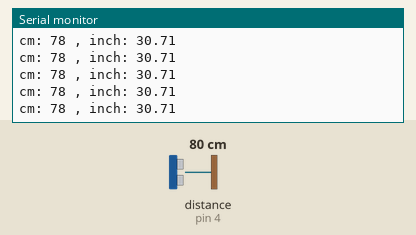
Bench run of a sketch on a simulated Arduino Uno, built with avr-gcc and run on an emulated ATmega328P. Parts: the last lines printed to the serial monitor. Wiring (inferred from the names in the program): ultrasonic range finder: trigger pin 2; echo pin 4. The test bench sets the inputs (shaded band); at power-on: distance to the obstacle (sensor on pin 4) 80 cm. The echo pulse lasts 58.3 µs per cm.

Above: at 1.2 s.
1.3 s: distance to the obstacle (sensor on pin 4) set to 2 cm
At 2.3 s:
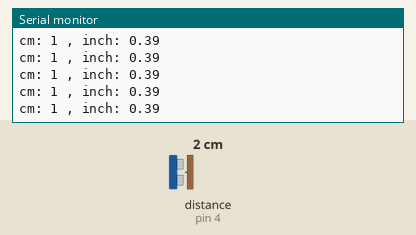
4.3 s: distance to the obstacle (sensor on pin 4) set to 18 cm
At 5.3 s:
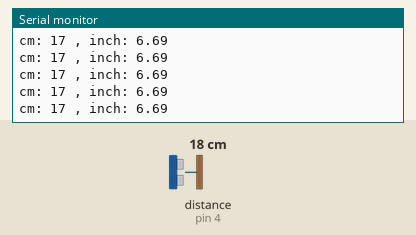
7.3 s: distance to the obstacle (sensor on pin 4) set to 35 cm
At 8.2 s:
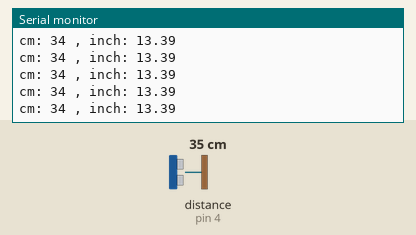
10.3 s: distance to the obstacle (sensor on pin 4) set to 4 cm
At 11.4 s:
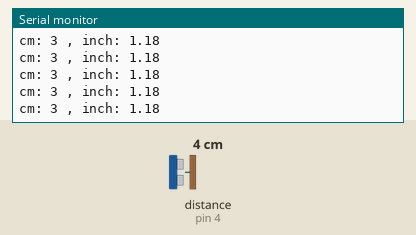
13.3 s: distance to the obstacle (sensor on pin 4) set to 60 cm
At 14.3 s:
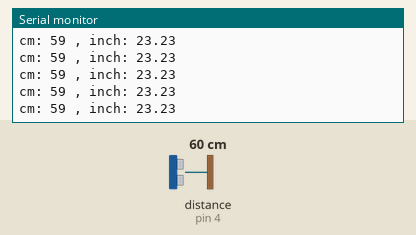
16.3 s: distance to the obstacle (sensor on pin 4) set to 9 cm
At 17.4 s:
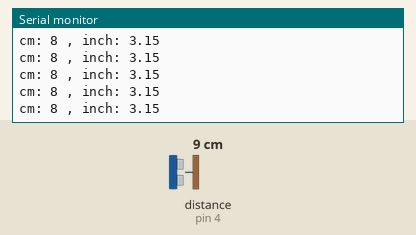
Timing chart, 0 to 19.3 s (numbered marks = the images above; inputs shaded):
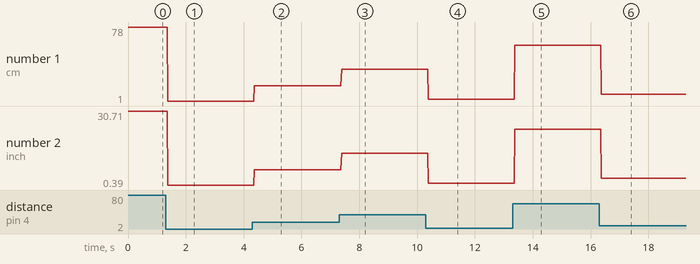

Measured:
- after the input at 1.3 s, the serial monitor: prints a new line after 0.08 s (image 1)
- after the input at 4.3 s, the serial monitor: prints a new line after 0.07 s (image 2)
- after the input at 7.3 s, the serial monitor: prints a new line after 0.09 s (image 3)
- after the input at 10.3 s, the serial monitor: prints a new line after 0.08 s (image 4)
- after the input at 13.3 s, the serial monitor: prints a new line after 0.08 s (image 5)
- after the input at 16.3 s, the serial monitor: prints a new line after 0.08 s (image 6)
- plotted number 1: 78 → 1 after the input at 1.3 s, 1 → 17 after the input at 4.3 s, 17 → 34 after the input at 7.3 s, 34 → 3 after the input at 10.3 s, 3 → 59 after the input at 13.3 s
- plotted number 2: 30.71 → 0.39 after the input at 1.3 s, 0.39 → 6.69 after the input at 4.3 s, 6.69 → 13.39 after the input at 7.3 s, 13.39 → 1.18 after the input at 10.3 s, 1.18 → 23.23 after the input at 13.3 s

The sketch:

sketch_may24a.ino
```cpp
/*
* Ultrasonic Sensor HC-SR04 and Arduino Tutorial
*
* by Dejan Nedelkovski,
* www.HowToMechatronics.com
*
*/
// defines pins numbers
const int trigPin = 2;
const int echoPin = 4;
// defines variables
long duration;
int distance;
void setup() {
pinMode(trigPin, OUTPUT); // Sets the trigPin as an Output
pinMode(echoPin, INPUT); // Sets the echoPin as an Input
Serial.begin(9600); // Starts the serial communication
}
void loop() {
// Clears the trigPin
digitalWrite(trigPin, LOW);
delayMicroseconds(2);
// Sets the trigPin on HIGH state for 10 micro seconds
digitalWrite(trigPin, HIGH);
delayMicroseconds(10);
digitalWrite(trigPin, LOW);
// Reads the echoPin, returns the sound wave travel time in microseconds
duration = pulseIn(echoPin, HIGH);
// Calculating the distance
distance= duration*0.034/2;
// Prints the distance on the Serial Monitor

Serial.print("cm: ");
Serial.print(distance);

Serial.print(" , inch: ");
Serial.print(distance/2.54);
Serial.print(" \n");
//while(Serial.readString() !="d");
//delay(1000);
}
```
